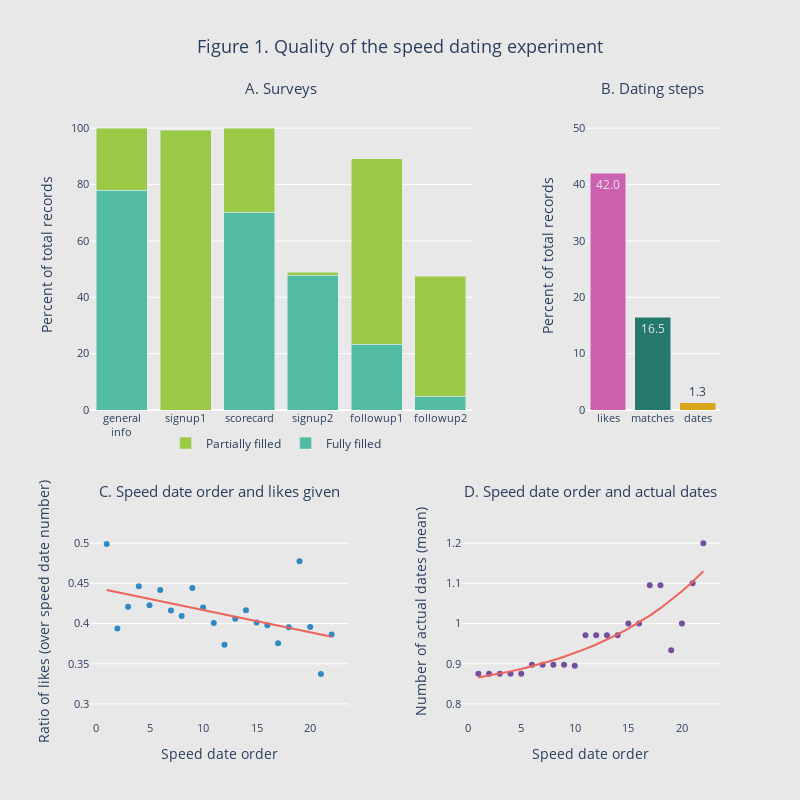

The notebook cell this image was saved under:
### Code cell
### 4 - overview 1 - quality of the speed dating experiment - plot ### ----

# set figure to make subplots
fig1 = make_subplots(
    rows = 2,
    cols = 6,
    specs = [[{"colspan": 4}, None, None, None, {"colspan": 2}, None], 
    [{"colspan": 3}, None, None, {"colspan": 3}, None, None]],
    subplot_titles = ("A. Surveys",
                        "B. Dating steps",
                        "C. Speed date order and likes given",
                        "D. Speed date order and actual dates"),
    row_heights = [0.5, 0.35],
    vertical_spacing = 0.15,
    horizontal_spacing = 0.18)

# plot percentage of fully and partially filled surveys
fig1.add_trace(go.Bar(
    name='Fully filled',
    x = data_fig1a["info"],
    y = data_fig1a["percent full"],
    marker_color = px.colors.qualitative.Vivid[2],
    showlegend = True),
    row = 1, col = 1)

fig1.add_trace(go.Bar(
    name='Partially filled',
    x = data_fig1a["info"],
    y = data_fig1a["percent partial"],
    marker_color = px.colors.qualitative.Vivid[3],
    showlegend = True),
    row = 1, col = 1)

# plot percentage of successfull dating steps
fig1.add_trace(go.Bar(
    x = data_fig1b.columns,
    y = data_fig1b.loc["percent",:],
    marker_color = px.colors.qualitative.Vivid[4:],
    text = data_fig1b.loc["percent",:],
    texttemplate= "%{text:.1f}",
    textfont = dict(color = ["rgb(232,232,232)", "rgb(232,232,232)"]),
    showlegend = False),
    row = 1, col = 5)

# plot percentage of likes
fig1.add_trace(go.Scatter(
    x = order, 
    y = likes_mean,
    marker_color = px.colors.qualitative.Vivid[7],
    mode = "markers",
    showlegend = False),
    row = 2, col = 1)
fig1.add_trace(go.Scatter(
    x = order, 
    y = likes_fit, 
    marker_color = px.colors.qualitative.Vivid[9],
    mode = "lines",
    showlegend = False),
    row = 2, col = 1)

# plot number of dates
fig1.add_trace(go.Scatter(
    x = order, 
    y = dates_mean, 
    marker_color = px.colors.qualitative.Vivid[8],
    mode = "markers",
    showlegend = False),
    row = 2, col = 4)
fig1.add_trace(go.Scatter(
    x = order, 
    y = dates_fit, 
    marker_color = px.colors.qualitative.Vivid[9],
    mode = "lines",
    showlegend = False),
    row = 2, col = 4)

# update layout
fig1.update_annotations(font_size = 15)
fig1.update_xaxes(title_font = dict(size = 13), tickfont = dict(size = 11))
fig1.update_yaxes(title_font = dict(size = 13), tickfont = dict(size = 11))
fig1.update_layout(
    margin = dict(l = 90),
    title_text = "Figure 1. Quality of the speed dating experiment",
    title_x = 0.5,
    title_y = 0.95,
    title_font_size = 18,
    barmode = "stack",
    xaxis3 = dict(title = "Speed date order", zeroline = False, showgrid = False),
    xaxis4 = dict(title = "Speed date order", zeroline = False, showgrid = False),
    yaxis = dict(title = "Percent of total records", range = [0,110], tickvals = [0, 20, 40, 60, 80, 100]),
    yaxis2 = dict(title = "Percent of total records", range = [0,55], tickvals = [0, 10, 20, 30, 40, 50]),
    yaxis3 = dict(title = "Ratio of likes (over speed date number)", range = [0.28, 0.55], 
        tickvals = [0.30, 0.35, 0.40, 0.45, 0.50]),
    yaxis4 = dict(title = "Number of actual dates (mean)", range = [0.76, 1.3], 
        tickvals = [0.8, 0.9, 1.0, 1.1, 1.2]),
    legend = dict(
        orientation = "h",
        yanchor = "top",
        y = 0.47,
        xanchor = "left",
        x = 0.12),
    plot_bgcolor = "rgba(0,0,0,0)",
    paper_bgcolor = "rgb(232,232,232)",
    width = 800,
    height = 800)

fig1.show()

### Figure 1 — Plotly figure (JSON) as saved in the notebook; plotly's stock layout.template omitted (floating-point values rounded to 4 significant figures)
{"data": [{"marker": {"color": "rgb(82, 188, 163)"}, "name": "Fully filled", "showlegend": true, "type": "bar", "x": ["general<br>info", "signup1", "scorecard", "signup2", "followup1", "followup2"], "xaxis": "x", "y": [77.95, 0, 70.26, 47.74, 23.33, 4.87], "yaxis": "y"}, {"marker": {"color": "rgb(153, 201, 69)"}, "name": "Partially filled", "showlegend": true, "type": "bar", "x": ["general<br>info", "signup1", "scorecard", "signup2", "followup1", "followup2"], "xaxis": "x", "y": [22.05, 99.25, 29.74, 1.146, 65.74, 42.56], "yaxis": "y"}, {"marker": {"color": ["rgb(204, 97, 176)", "rgb(36, 121, 108)", "rgb(218, 165, 27)", "rgb(47, 138, 196)", "rgb(118, 78, 159)", "rgb(237, 100, 90)", "rgb(165, 170, 153)"]}, "showlegend": false, "text": [41.99, 16.47, 1.301], "textfont": {"color": ["rgb(232,232,232)", "rgb(232,232,232)"]}, "texttemplate": "%{text:.1f}", "type": "bar", "x": ["likes", "matches", "dates"], "xaxis": "x2", "y": [41.99, 16.47, 1.301], "yaxis": "y2"}, {"marker": {"color": "rgb(47, 138, 196)"}, "mode": "markers", "showlegend": false, "type": "scatter", "x": [1, 2, 3, 4, 5, 6, 7, 8, 9, 10, 11, 12, 13, 14, 15, 16, 17, 18, 19, 20, 21, 22], "xaxis": "x3", "y": [0.4991, 0.3938, 0.4211, 0.4465, 0.4229, 0.4418, 0.4163, 0.4094, 0.4442, 0.4198, 0.4005, 0.3737, 0.4059, 0.4167, 0.4012, 0.398, 0.3755, 0.3953, 0.4775, 0.3958, 0.3372, 0.3864], "yaxis": "y3"}, {"marker": {"color": "rgb(237, 100, 90)"}, "mode": "lines", "showlegend": false, "type": "scatter", "x": [1, 2, 3, 4, 5, 6, 7, 8, 9, 10, 11, 12, 13, 14, 15, 16, 17, 18, 19, 20, 21, 22], "xaxis": "x3", "y": [0.4419, 0.4391, 0.4363, 0.4335, 0.4307, 0.428, 0.4252, 0.4224, 0.4196, 0.4168, 0.4141, 0.4113, 0.4085, 0.4057, 0.4029, 0.4002, 0.3974, 0.3946, 0.3918, 0.389, 0.3863, 0.3835], "yaxis": "y3"}, {"marker": {"color": "rgb(118, 78, 159)"}, "mode": "markers", "showlegend": false, "type": "scatter", "x": [1, 2, 3, 4, 5, 6, 7, 8, 9, 10, 11, 12, 13, 14, 15, 16, 17, 18, 19, 20, 21, 22], "xaxis": "x4", "y": [0.875, 0.875, 0.875, 0.875, 0.875, 0.8974, 0.8974, 0.8974, 0.8974, 0.8947, 0.9706, 0.9706, 0.9706, 0.9706, 1, 1, 1.095, 1.095, 0.9333, 1, 1.1, 1.2], "yaxis": "y4"}, {"marker": {"color": "rgb(237, 100, 90)"}, "mode": "lines", "showlegend": false, "type": "scatter", "x": [1, 2, 3, 4, 5, 6, 7, 8, 9, 10, 11, 12, 13, 14, 15, 16, 17, 18, 19, 20, 21, 22], "xaxis": "x4", "y": [0.8656, 0.8703, 0.8754, 0.881, 0.8871, 0.8937, 0.9009, 0.9088, 0.9174, 0.9267, 0.9368, 0.9479, 0.9599, 0.973, 0.9873, 1.003, 1.02, 1.038, 1.058, 1.08, 1.104, 1.13], "yaxis": "y4"}], "layout": {"annotations": [{"font": {"size": 15}, "showarrow": false, "text": "A. Surveys", "x": 0.3033, "xanchor": "center", "xref": "paper", "y": 1, "yanchor": "bottom", "yref": "paper"}, {"font": {"size": 15}, "showarrow": false, "text": "B. Dating steps", "x": 0.8933, "xanchor": "center", "xref": "paper", "y": 1, "yanchor": "bottom", "yref": "paper"}, {"font": {"size": 15}, "showarrow": false, "text": "C. Speed date order and likes given", "x": 0.205, "xanchor": "center", "xref": "paper", "y": 0.35, "yanchor": "bottom", "yref": "paper"}, {"font": {"size": 15}, "showarrow": false, "text": "D. Speed date order and actual dates", "x": 0.795, "xanchor": "center", "xref": "paper", "y": 0.35, "yanchor": "bottom", "yref": "paper"}], "barmode": "stack", "height": 800, "legend": {"orientation": "h", "x": 0.12, "xanchor": "left", "y": 0.47, "yanchor": "top"}, "margin": {"l": 90}, "paper_bgcolor": "rgb(232,232,232)", "plot_bgcolor": "rgba(0,0,0,0)", "title": {"font": {"size": 18}, "text": "Figure 1. Quality of the speed dating experiment", "x": 0.5, "y": 0.95}, "width": 800, "xaxis": {"anchor": "y", "domain": [0, 0.6067], "tickfont": {"size": 11}, "title": {"font": {"size": 13}}}, "xaxis2": {"anchor": "y2", "domain": [0.7867, 1], "tickfont": {"size": 11}, "title": {"font": {"size": 13}}}, "xaxis3": {"anchor": "y3", "domain": [0, 0.41], "showgrid": false, "tickfont": {"size": 11}, "title": {"text": "Speed date order"}, "zeroline": false}, "xaxis4": {"anchor": "y4", "domain": [0.59, 1], "showgrid": false, "tickfont": {"size": 11}, "title": {"text": "Speed date order"}, "zeroline": false}, "yaxis": {"anchor": "x", "domain": [0.5, 1], "range": [0, 110], "tickfont": {"size": 11}, "tickvals": [0, 20, 40, 60, 80, 100], "title": {"text": "Percent of total records"}}, "yaxis2": {"anchor": "x2", "domain": [0.5, 1], "range": [0, 55], "tickfont": {"size": 11}, "tickvals": [0, 10, 20, 30, 40, 50], "title": {"text": "Percent of total records"}}, "yaxis3": {"anchor": "x3", "domain": [0, 0.35], "range": [0.28, 0.55], "tickfont": {"size": 11}, "tickvals": [0.3, 0.35, 0.4, 0.45, 0.5], "title": {"text": "Ratio of likes (over speed date number)"}}, "yaxis4": {"anchor": "x4", "domain": [0, 0.35], "range": [0.76, 1.3], "tickfont": {"size": 11}, "tickvals": [0.8, 0.9, 1, 1.1, 1.2], "title": {"text": "Number of actual dates (mean)"}}}}
